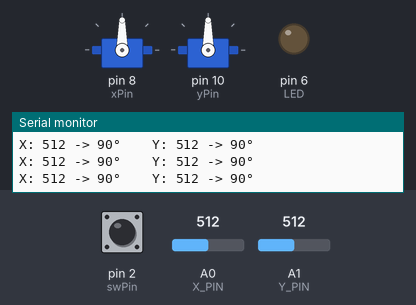
A sketch run on a simulated Arduino Uno, built with avr-gcc and run on an emulated ATmega328P. Shown: 2 × servo, output pins drawn as LEDs (lit = HIGH), the last lines printed to the serial monitor. Dashed ring = blinking. The inputs (shaded band) are chosen by the test bench; at power-on: A0 (X_PIN) = 512, pin 2 (swPin) HIGH, A1 (Y_PIN) = 512.

Above: at 1.2 s.
1.3 s: A0 (X_PIN) set to 716
At 2.1 s:
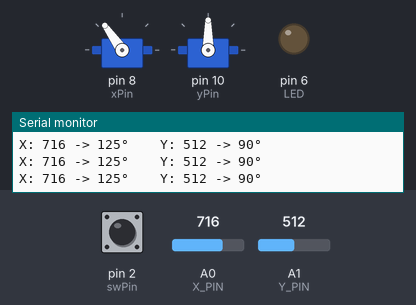
2.8 s: pin 2 (swPin) pulled LOW for 1 s
At 3.08 s:
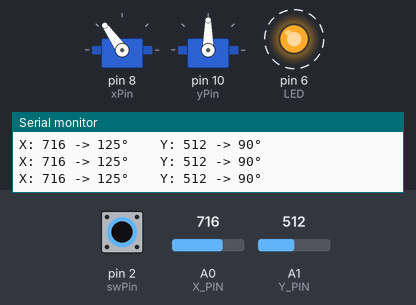
5.8 s: A1 (Y_PIN) set to 716
At 6.4 s:
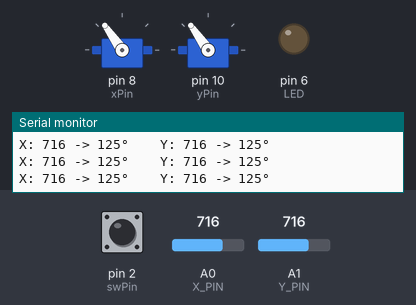
7.3 s: A0 (X_PIN) set to 1023
At 8.2 s:
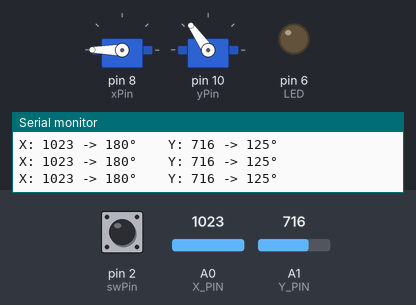
8.8 s: A1 (Y_PIN) set to 511
At 10.0 s:
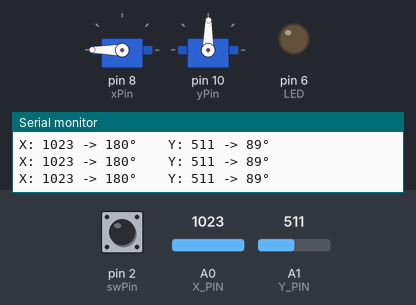
10.3 s: pin 2 (swPin) pulled LOW for 0.15 s
At 10.7 s:
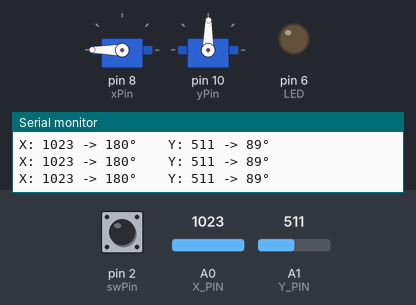
Timing chart, 0 to 12.9 s (numbered marks = the images above; inputs shaded):
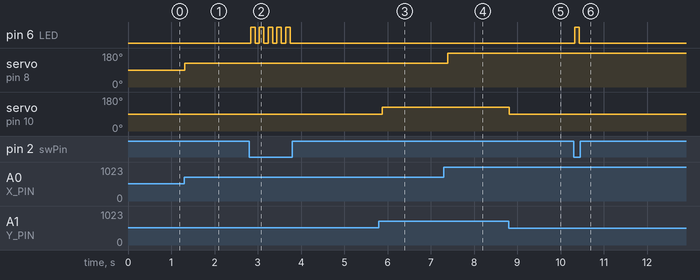

Measured:
- after the input at 1.3 s, servo on pin 8 (xPin): 90° → 125° at once
- after the input at 2.8 s, pin 6 (LED): alternates HIGH for 0.10 s and LOW for 0.10 s, 10 changes in all, then stays LOW, starting at once
- after the input at 5.8 s, servo on pin 10 (yPin): 90° → 125° after 0.07 s
- after the input at 7.3 s, servo on pin 8 (xPin): 125° → 180° after 0.09 s
- after the input at 8.8 s, servo on pin 10 (yPin): 125° → 89° at once
- after the input at 10.3 s, pin 6 (LED): LOW → HIGH at once, → LOW 0.10 s later

The sketch:

JoystickServo.ino
```cpp
#include<Servo.h>

Servo X;
Servo Y;
const int swPin = 2;
const int xPin = 8;
const int yPin = 10;
const int X_PIN = A0;
const int Y_PIN = A1;
const int LED = 6;
bool ledState = false;


void setup() {
  Serial.begin(9600);
  pinMode(LED, OUTPUT);
  X.attach(xPin);
  Y.attach(yPin);
  X.write(90);   // Start servo 1 at center
  Y.write(90);   // Start servo 2 at center
  pinMode(swPin, INPUT_PULLUP);

}

void loop() {
  // Read 10-bit ADC values
  int xValue = analogRead(X_PIN);
  int yValue = analogRead(Y_PIN);

  // Convert 0–1023 to 0–180 degrees
  int xDegree = map(xValue, 0, 1023, 0, 180);
  int yDegree = map(yValue, 0, 1023, 0, 180);
  bool pressed = (digitalRead(swPin) == LOW);

  if (pressed) {
    ledState = !ledState;              // Toggle LED state
    digitalWrite(LED, ledState ? HIGH : LOW);
  }
  X.write(xDegree);
  Y.write(yDegree);
  // Print results
  Serial.print("X: ");
  Serial.print(xValue);
  Serial.print(" -> ");
  Serial.print(xDegree);
  Serial.print("°    ");

  Serial.print("Y: ");
  Serial.print(yValue);
  Serial.print(" -> ");
  Serial.print(yDegree);
  Serial.println("°");

  delay(100);
}
```
